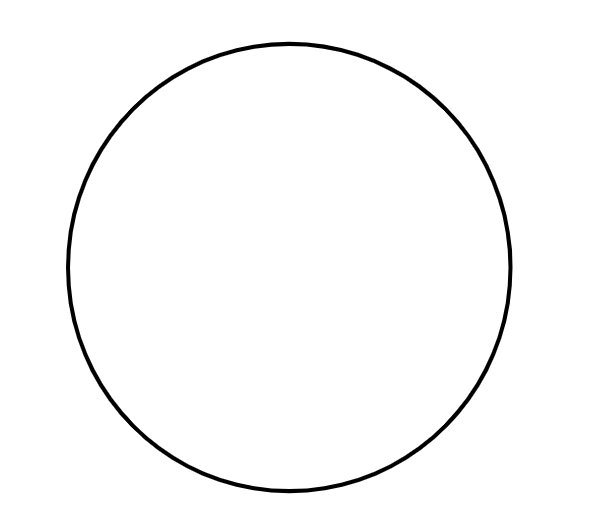
#> input picture Assignment_1/Solution_Assignment1/Image Files/Problem-3/circle-updated.png, 590 x 526 px, found by its file name
$ python M22MA003_Q3.py
#> lines starting #> are read from the running program, lines starting #| are printed output that depends on the picture; after the words box and inside, x2 and y2 are one past the last pixel; in counts of white or black regions, pixels touching at a corner belong together
# -*- coding: utf-8 -*-
"""M22MA003_Q3.ipynb

Automatically generated by Colaboratory.

Original file is located at
    https://colab.research.google.com/drive/1U0x-R02L-qbkeWYct8WbDprE0UIiYbGo
"""

import numpy as nump
import cv2
from google.colab.patches import cv2_imshow

input =  cv2.imread('circle-updated.png')
#> input is the input picture: shape (526, 590, 3); min 0, max 255, mean 250.3
output = input.copy()
cv2_imshow(output)

def findValues(input):
  print(f"Shape of the INPUT image is {input.shape}")
#| Shape of the INPUT image is (526, 590, 3)
  gray = cv2.cvtColor(input, cv2.COLOR_BGR2GRAY)
  gray = cv2.medianBlur(gray,5)
  circles = cv2.HoughCircles(gray, cv2.HOUGH_GRADIENT,1,20,
                             param1=70,param2=180,minRadius=0, maxRadius=0)
#> circles = [[290.5, 266.5, 221]]
  detected_circles = nump.uint16(nump.around(circles))
#> detected_circles = [[290, 266, 221]]
  print(f"Number of circles detected are {len(detected_circles)}")
#| Number of circles detected are 1
  for (x,y,r) in detected_circles[0,:]:
    cv2.circle(output , (x,y), r, (0,255,0), 3)
    print(f"Radius is {r}")
    print(f"Perimeter of circle in pixel unit is {2*nump.pi*r:.3f}")
    print(f"Area of circle in pixel units are {nump.pi*r*r:.3f}")
#> this loop made 1 pass
#| Radius is 221
#| Perimeter of circle in pixel unit is 1388.584
#| Area of circle in pixel units are 153438.527
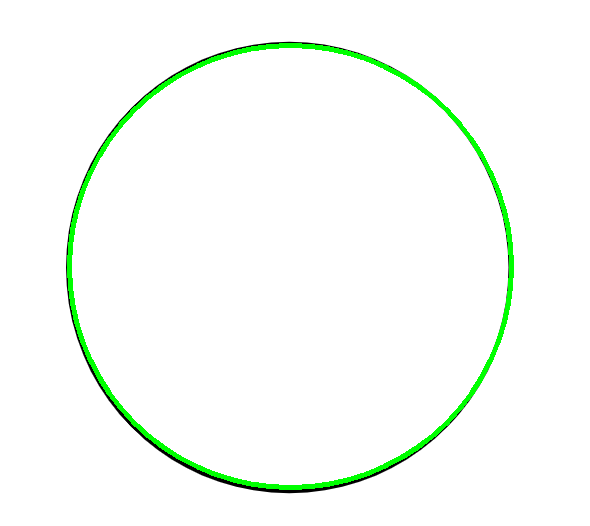
#> output: shape (526, 590, 3); 2.2% of pixels changed, all inside (x1, y1, x2, y2) = (67, 43, 514, 490)
  cv2_imshow(output)

findValues(input)
